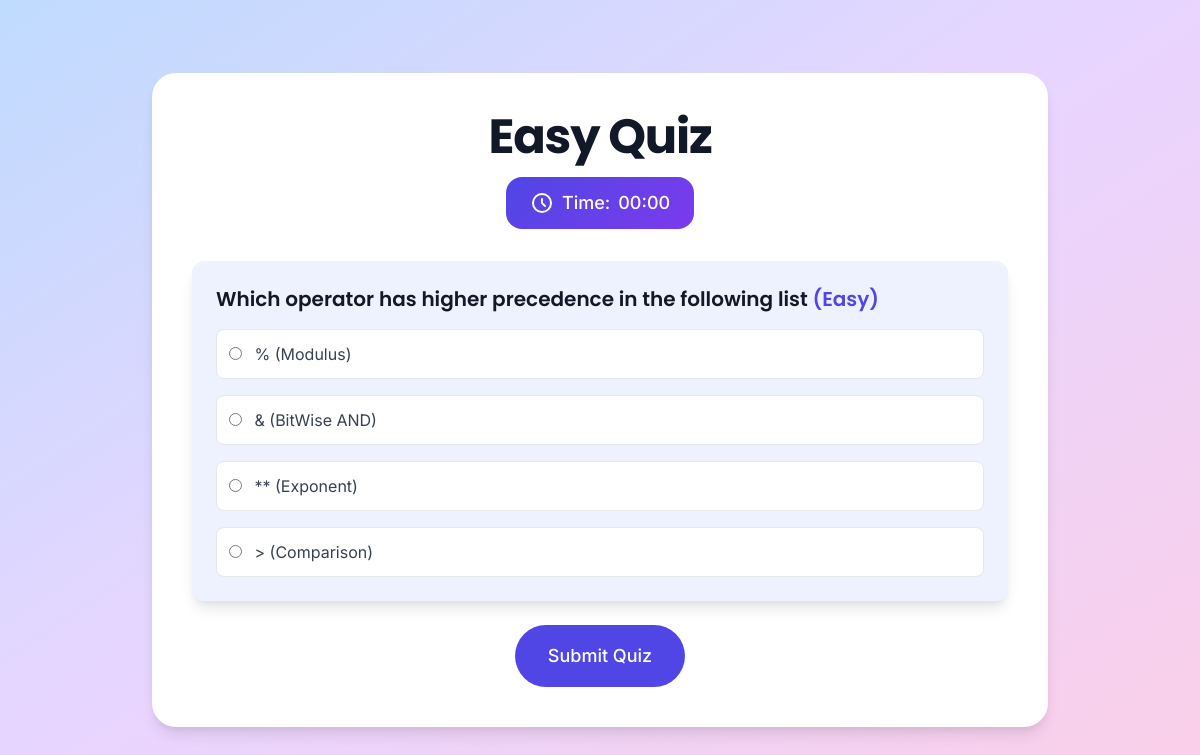
The app's page /quiz/difficulty/Easy/ (signed in) with its own data.
### capp/models.py (models this page shows, shortened)
class Question(models.Model):
    DIFFICULTY_LEVELS = (
        ('Easy', 'Easy'),
        ('Medium', 'Medium'),
        ('Hard', 'Hard'),
    )
    text = models.TextField()
    option1 = models.CharField(max_length=200)
    option2 = models.CharField(max_length=200)
    option3 = models.CharField(max_length=200)
    option4 = models.CharField(max_length=200)
    correct_option = models.IntegerField()
    category = models.CharField(max_length=100, default="General")
    difficulty = models.CharField(max_length=10, choices=DIFFICULTY_LEVELS, default='Easy')  # New difficulty field

### capp/views.py (the view, shortened to what this page needs)
# urls.py: path('quiz/', views.quiz_page, name='quiz_page'),
@login_required
def quiz_page(request, category=None, difficulty=None):
    questions = Question.objects.all()
    if category:
        questions = questions.filter(category=category)
    if difficulty:
        questions = questions.filter(difficulty=difficulty)
    if not questions.exists():
        messages.error(request, 'No questions available for the selected category and difficulty.')
        return redirect('userindex')
    return render(request, 'quiz/quiz_page.html', {'questions': questions, 'category': category, 'difficulty': difficulty})

### templates/quiz/quiz_page.html (shortened to what this page needs)
<!-- {% extends 'quiz/base.html' %}
{% load static %} -->
{% block content %}
    <script src="https://cdn.tailwindcss.com"></script>
</head>
<body class="min-h-screen bg-gradient-to-br from-blue-200 via-purple-200 to-pink-200 flex items-center justify-center py-12 px-4 sm:px-6 lg:px-8">
    <div class="max-w-4xl w-full space-y-8 bg-white rounded-3xl custom-shadow p-10 transform hover:scale-101 transition-transform duration-300 section-slide">
        <div class="text-center">
            <h2 class="text-4xl sm:text-5xl font-bold text-gray-900 tracking-tight animate-pulse">
                {% if category and difficulty %}
                    {{ category }} - {{ difficulty }} Quiz
                {% elif category %}
                    {{ category }} Quiz
                {% elif difficulty %}
                    {{ difficulty }} Quiz
                {% else %}
                    General Quiz
                {% endif %}
            </h2>
            <div class="timer mt-4 text-lg font-medium">
                <svg class="w-6 h-6" fill="none" stroke="currentColor" viewBox="0 0 24 24" xmlns="http://www.w3.org/2000/svg">
                    <path stroke-linecap="round" stroke-linejoin="round" stroke-width="2" d="M12 8v4l3 3m6-3a9 9 0 11-18 0 9 9 0 0118 0z"></path>
                </svg>
                Time: <span id="time">00:00</span>
            </div>
        </div>
        <form method="post" id="quiz-form" class="space-y-6">
            {% for question in questions %}
                <div class="bg-indigo-50 p-6 rounded-xl custom-shadow section-slide">
                    <h5 class="text-xl font-semibold text-gray-900 mb-4">{{ question.text }} <span class="text-indigo-600">({{ question.difficulty }})</span></h5>
                    <div class="space-y-4">
                        <label class="radio-option block p-3 rounded-lg bg-white border border-gray-200 hover:bg-indigo-100 cursor-pointer">
                            <input class="form-check-input mr-2" type="radio" name="{{ question.id }}" value="1" required>
                            <span class="text-gray-700">{{ question.option1 }}</span>
                        </label>
                        <label class="radio-option block p-3 rounded-lg bg-white border border-gray-200 hover:bg-indigo-100 cursor-pointer">
                            <input class="form-check-input mr-2" type="radio" name="{{ question.id }}" value="2">
                            <span class="text-gray-700">{{ question.option2 }}</span>
                        </label>
                        <label class="radio-option block p-3 rounded-lg bg-white border border-gray-200 hover:bg-indigo-100 cursor-pointer">
                            <input class="form-check-input mr-2" type="radio" name="{{ question.id }}" value="3">
                            <span class="text-gray-700">{{ question.option3 }}</span>
                        </label>
                        <label class="radio-option block p-3 rounded-lg bg-white border border-gray-200 hover:bg-indigo-100 cursor-pointer">
                            <input class="form-check-input mr-2" type="radio" name="{{ question.id }}" value="4">
                            <span class="text-gray-700">{{ question.option4 }}</span>
                        </label>
                    </div>
                </div>
            {% empty %}
                <p class="text-center text-gray-500 text-lg">No questions available.</p>
            {% endfor %}
            <div class="flex justify-center">
                <button type="submit" class="inline-flex items-center px-8 py-4 border border-transparent text-lg font-medium rounded-full text-white bg-indigo-600 hover:bg-indigo-700 button-glow focus:outline-none focus:ring-4 focus:ring-offset-2 focus:ring-indigo-400 transform hover:-translate-y-1 transition duration-300">
                    Submit Quiz
                </button>
            </div>
        </form>
    </div>
</body>
</html>
{% endblock %}

### templates/quiz/quiz_page.html (style rules this page uses)
body { font-family: 'Inter', sans-serif; }
h2, h5 { font-family: 'Poppins', sans-serif; }
.custom-shadow { box-shadow: 0 10px 15px -3px rgba(0, 0, 0, 0.1), 0 4px 6px -2px rgba(0, 0, 0, 0.05); }
.section-slide { animation: slideIn 0.5s ease-out; }
.timer { background: linear-gradient(135deg, #4f46e5, #7c3aed); color: white; padding: 0.75rem 1.5rem; border-radius: 1rem; display: inline-flex; align-items: center; gap: 0.5rem; }
.radio-option { transition: background-color 0.3s ease, transform 0.2s ease; }

### records on screen
Question: difficulty "Easy", text "Which operator has higher precedence in the following list", option1 "% (Modulus)", option2 "& (BitWise AND)", option3 "** (Exponent)", option4 "> (Comparison)"
